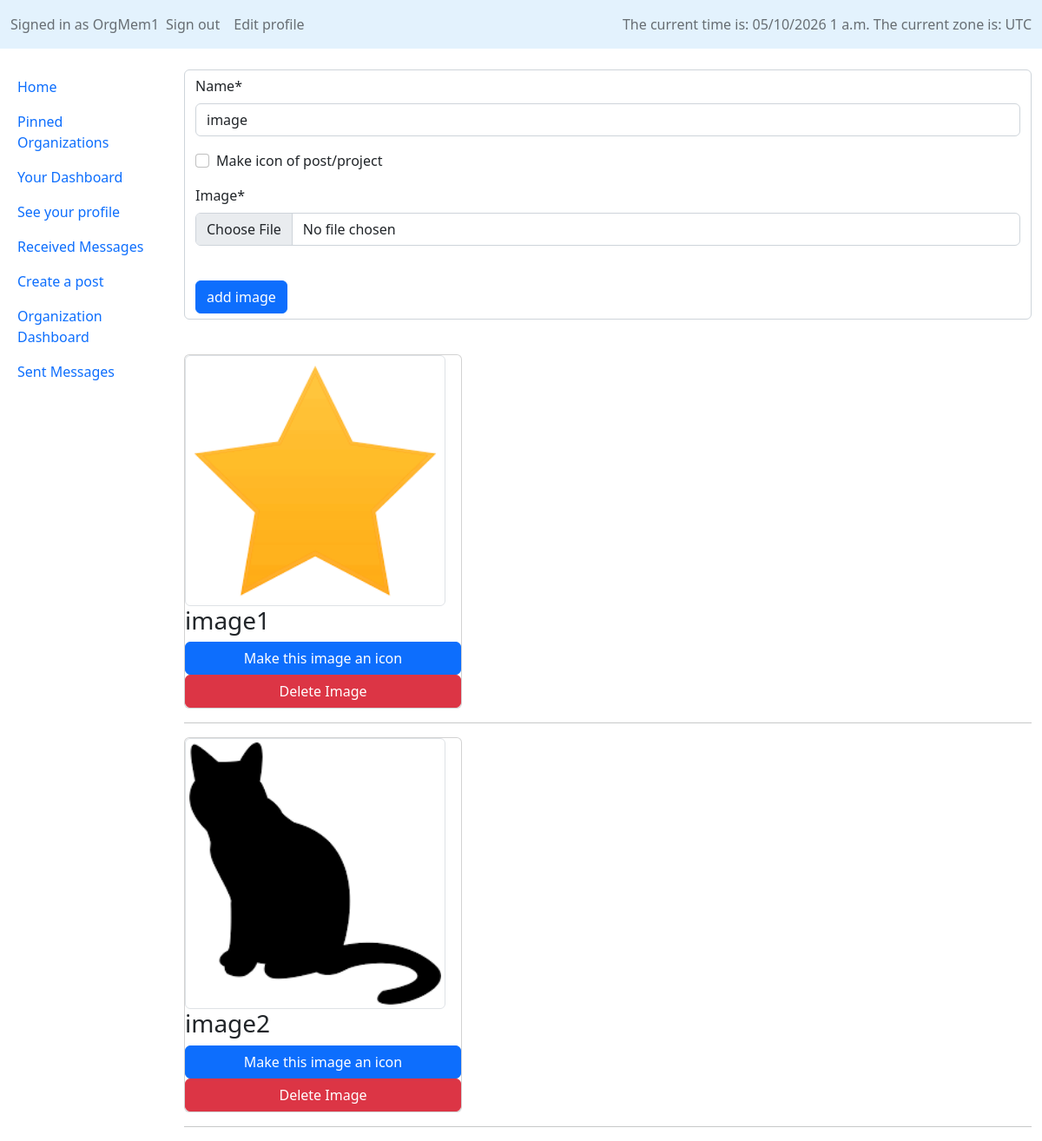
Before: /Forum/manage_imgs/31 (signed in) with the older database file.
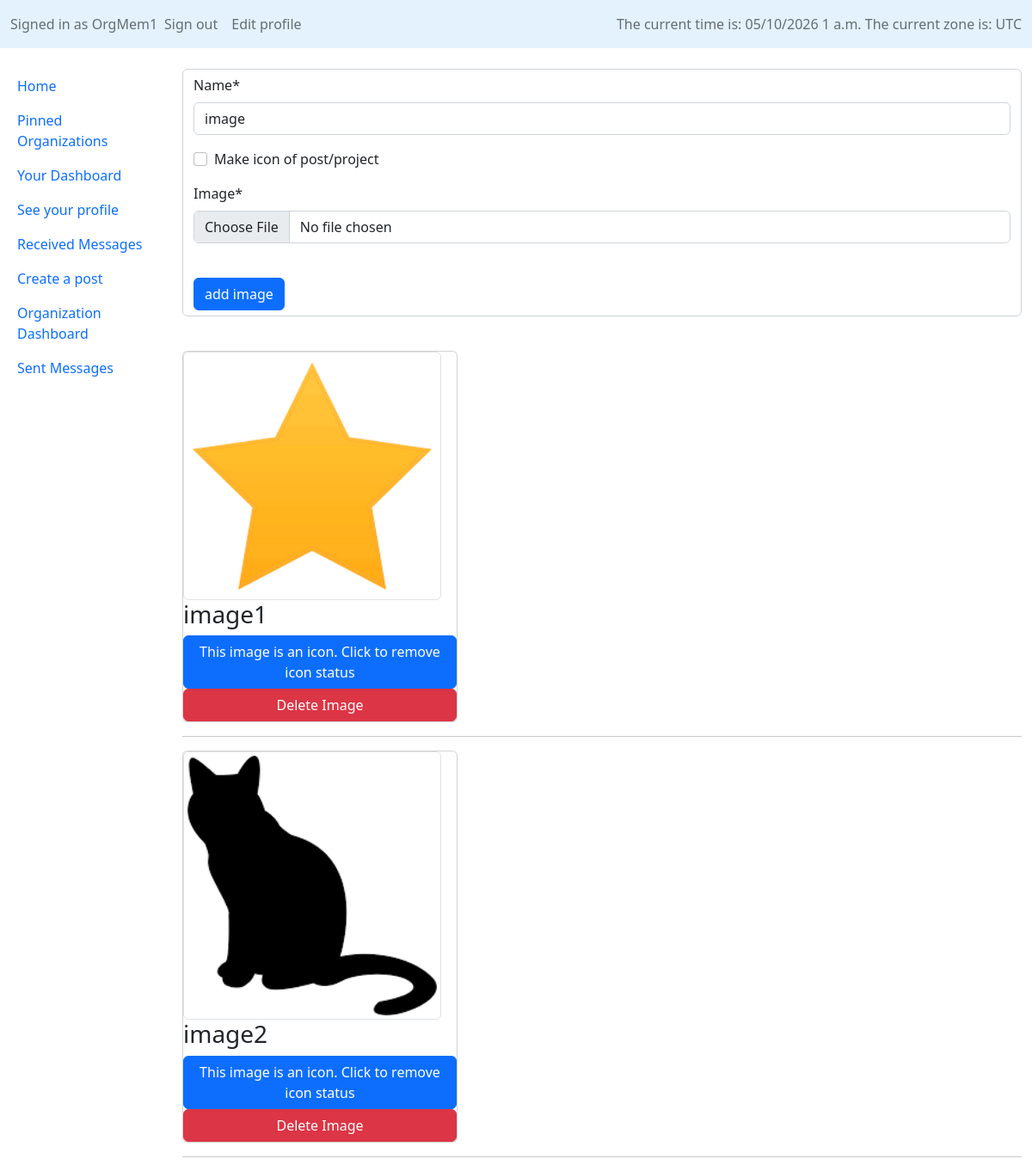
After: the same page with the newer database file.
### Forum/models.py (models this page shows, shortened)
class PostImage(models.Model):
    image = models.ImageField(upload_to='post_images', default='default.png', blank=False)
    name = models.CharField(max_length=100, default="image")
    is_icon = models.BooleanField(default=False, null=False, blank=False, verbose_name="Make icon of post/project")
    post = models.ForeignKey(Post, on_delete=models.CASCADE, related_name='related_images')

### Forum/views.py (the view)
# urls.py: path("manage_imgs/<int:post_pk>", permission_required("Forum.can_post")(views.ManagePostImgsView.as_view()), name="manage_imgs"),
class ManagePostImgsView(ListView):
    model = PostImage
    template_name = "Forum/mngmt_pages/mng_post_imgs.html"
    def get_queryset(self, *args, **kwargs):
        queryset = super(ManagePostImgsView, self).get_queryset(*args, **kwargs)
        current_post = Post.objects.get(pk=self.kwargs['post_pk'])
        return queryset.filter(post=current_post)
    def get_context_data(self, **kwargs):
        context = super().get_context_data(**kwargs)
        context['image_form'] = ImageForm()
        context['post_pk'] = self.kwargs['post_pk']
        return context

### Forum/forms.py
class ImageForm(ModelForm):
    class Meta:
        model = PostImage
        fields = ['name', 'is_icon', 'image']

### Forum/templates/Forum/mngmt_pages/mng_post_imgs.html (shortened to what this page needs)
{% extends "Forum/layouts/sidebar_layout.html" %}
{% load static %}
{% load crispy_forms_tags %}
{% block body %}
    <div>
        <form class="form-control mb-3" action="{% url 'change_imgs' post_pk=post_pk %}" method="post" enctype="multipart/form-data">
            {{ image_form|crispy }}
            <br>
            <input class="btn btn-primary" type="submit" value="add image">
        </form>
    </div>
    <br>
    <div>
        <div class="row row-cols-1 row-cols-md-2 g-4">
            {% for image in postimage_list %}
            <div id="img-{{image.id}}-div">
            <div class="col">
                <div class="card" style="width: 20rem;">
                    <img src="{{ image.image.url }}" class="img-thumbnail" width="300px" alt="{{ image.image }}">
                    <h3 class="card-title">{{ image.name }}</h3>
                    {% if image.is_icon %}
                        <button type="button" class="btn btn-primary" id="toggle-img-{{image.pk}}-isicon" onclick="toggle_icon(this, {{ image.pk }})" value="true">This image is an icon. Click to remove icon status</button>
                    {% else %}
                        <button type="button" class="btn btn-primary"  id="toggle-img-{{image.pk}}-isicon" onclick="toggle_icon(this, {{ image.pk }})" value="false">Make this image an icon</button>
                    {% endif %}
                    <button type="button" class="btn btn-danger" id="delete-img-{{image.pk}}-btn" onclick="delete_image({{image.pk}})">Delete Image</button>
                </div>
            </div>
            </div>
        </div>
        <hr>
        {% empty %}
            This post currently has no images
        {% endfor %}
    </div>
{% endblock %}

### Forum/templates/Forum/layouts/sidebar_layout.html (shortened to what this page needs)
<!DOCTYPE html>
<html lang="en">
    <head>
        {% load static %}
        {% load crispy_forms_tags %}
        <link href="https://cdn.jsdelivr.net/npm/bootstrap@5.2.3/dist/css/bootstrap.min.css" rel="stylesheet">
        <link rel="stylesheet" href="{% static 'Forum/style/stylesheet.css' %}">
    </head>
    <body>
    <nav class="navbar navbar-expand-md fixed-top" style="background-color: #e3f2fd;">
        {% load tz %}
        {% get_current_timezone as TIME_ZONE %}
        <div id = "topbar" class="container-fluid">
            <div class="collapse navbar-collapse">
                <div class="navbar-nav">
                    {% if user.is_authenticated %}
                    <span class="navbar-text">
                        Signed in as {{ request.user.username }}
                    </span>
                    <a class="nav-link" href="{% url 'sign_out' %}">Sign out</a>
                    <a class="nav-link" href="{% url 'edit_profile' %}">Edit profile</a>
                    {% else %}
                    <a class="nav-link" href="{% url 'login' %}">Sign in</a>
                    <a class="nav-link" href="{% url 'sign_up' %}">Sign up</a>
                    {% endif %}
                </div>
            </div>
            <span class="navbar-text">
            The current time is:
            {% now "SHORT_DATETIME_FORMAT" %}
            The current zone is:
            {{ TIME_ZONE }}
            </span>
        </div>
    </nav>
        <div class="container-fluid" style="margin-top:80px">
        <div class = "row">
            <div id ="sidebar" class = "col-2 px-1 h-100 position-fixed">
                <div class="nav flex-column">
                    <ul class="nav nav-pills flex-column mb-auto">
                        <li class="nav-item"><a class="nav-link" href="{% url 'index' %}">Home</a>
                        </li>
                    {% if user.is_authenticated %}
                        <li class="nav-item"><a class="nav-link" href="{% url 'pinned_view' %}">Pinned Organizations</a> </li>
                        <li class="nav-item"><a class="nav-link" href="{% url 'your_project_view' %}">Your Dashboard</a></li>
                        <li class="nav-item"><a class="nav-link" href="{% url 'profile_view' pk=user.pk %}">See your profile</a> </li>
                        <li class="nav-item"><a class="nav-link" href="{% url 'received_messages' %}">Received Messages</a> </li>
                        {% if perms.Forum.can_post %}
                            <li class="nav-item"><a class="nav-link" href="{% url 'create_post' %}">Create a post</a></li>
                            <li class="nav-item"><a class="nav-link" href="{% url 'manage_posts_view' %}">Organization Dashboard</a> </li>
                            <li class="nav-item"><a class="nav-link" href="{% url 'sent_messages' %}">Sent Messages</a> </li>
                        {% endif %}
                    {% endif %}
                    </ul>
                </div>
            </div>
            <div id = "body" class = "col offset-2">
                {% localtime on %}
                {% block body %}
                {% endblock %}
                {% endlocaltime %}
            </div>
        </div>
    </body>
</html>

Changed rows visible on the page:
changed PostImage "image1": is_icon "Make this image an icon" → "This image is an icon. Click to remove icon status"
changed PostImage "image2": is_icon "Make this image an icon" → "This image is an icon. Click to remove icon status"
